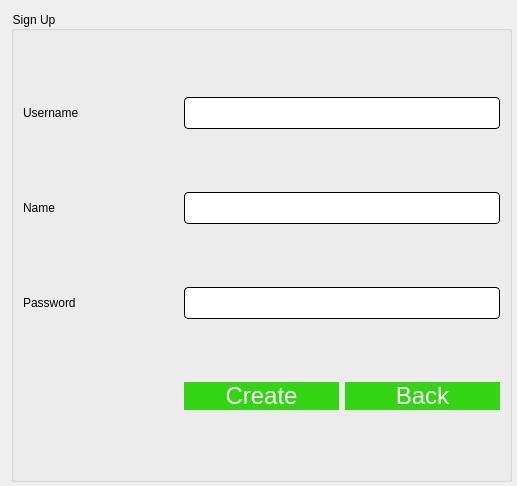
<?xml version="1.0" encoding="UTF-8"?>
<ui version="4.0">
 <class>signUp</class>
 <widget class="QDialog" name="signUp">
  <property name="geometry">
   <rect>
    <x>0</x>
    <y>0</y>
    <width>517</width>
    <height>486</height>
   </rect>
  </property>
  <property name="windowTitle">
   <string>Dialog</string>
  </property>
  <widget class="QGroupBox" name="groupBox">
   <property name="geometry">
    <rect>
     <x>11</x>
     <y>11</y>
     <width>501</width>
     <height>471</height>
    </rect>
   </property>
   <property name="styleSheet">
    <string notr="true">font: 16pt &quot;Comic Sans MS&quot;;
border-color: rgb(196, 178, 255);
border-color: rgb(170, 0, 255);
color: rgb(0, 0, 0);</string>
   </property>
   <property name="title">
    <string>Sign Up</string>
   </property>
   <layout class="QGridLayout" name="gridLayout">
    <item row="2" column="0">
     <widget class="QLabel" name="label_3">
      <property name="styleSheet">
       <string notr="true">font: 10pt &quot;Comic Sans MS&quot;;</string>
      </property>
      <property name="text">
       <string>Password</string>
      </property>
     </widget>
    </item>
    <item row="3" column="2">
     <widget class="QPushButton" name="backButton">
      <property name="styleSheet">
       <string notr="true">QPushButton{
border-radius:15px;
padding : 0 4px;
background: #33D413;
border -radius:10px;
color: rgb(255, 255, 255);
font: 24px
}
QPushButton:hover:!pressed

{
background:#4f85e2;
}
QToolButton
{

border-radius:10px;
bacground:red;
color:red;
}

QPushButton:pressed
{
              font-size: 19px;
              transition: 0.9s; 
}</string>
      </property>
      <property name="text">
       <string>Back</string>
      </property>
     </widget>
    </item>
    <item row="3" column="1">
     <widget class="QPushButton" name="createButton">
      <property name="styleSheet">
       <string notr="true">QPushButton{
border-radius:15px;
padding : 0 4px;
background: #33D413;
border -radius:10px;
color: rgb(255, 255, 255);
font: 24px
}
QPushButton:hover:!pressed

{
background:#4f85e2;
}
QToolButton
{

border-radius:10px;
bacground:red;
color:red;
}

QPushButton:pressed
{
              font-size: 19px;
              transition: 0.9s; 
}</string>
      </property>
      <property name="text">
       <string>Create</string>
      </property>
     </widget>
    </item>
    <item row="0" column="0">
     <widget class="QLabel" name="label">
      <property name="styleSheet">
       <string notr="true">font: 10pt &quot;Comic Sans MS&quot;;</string>
      </property>
      <property name="text">
       <string>Username</string>
      </property>
     </widget>
    </item>
    <item row="0" column="1" colspan="2">
     <widget class="QLineEdit" name="username">
      <property name="styleSheet">
       <string notr="true">QLineEdit{
	background-color: rgb(255, 255, 255);
	 border: 1px  solid;
     border-radius: 4px;
	font: 24px
}</string>
      </property>
     </widget>
    </item>
    <item row="1" column="0">
     <widget class="QLabel" name="label_2">
      <property name="styleSheet">
       <string notr="true">font: 10pt &quot;Comic Sans MS&quot;;</string>
      </property>
      <property name="text">
       <string>Name</string>
      </property>
     </widget>
    </item>
    <item row="1" column="1" colspan="2">
     <widget class="QLineEdit" name="name">
      <property name="styleSheet">
       <string notr="true">QLineEdit{
	background-color: rgb(255, 255, 255);
	 border: 1px  solid;
     border-radius: 4px;
	font: 24px
}</string>
      </property>
     </widget>
    </item>
    <item row="2" column="1" colspan="2">
     <widget class="QLineEdit" name="password">
      <property name="styleSheet">
       <string notr="true">QLineEdit{
	background-color: rgb(255, 255, 255);
	 border: 1px  solid;
     border-radius: 4px;
	font: 24px
}</string>
      </property>
      <property name="inputMethodHints">
       <set>Qt::ImhHiddenText|Qt::ImhNoAutoUppercase|Qt::ImhNoPredictiveText|Qt::ImhSensitiveData</set>
      </property>
      <property name="text">
       <string/>
      </property>
      <property name="echoMode">
       <enum>QLineEdit::Password</enum>
      </property>
     </widget>
    </item>
   </layout>
  </widget>
 </widget>
 <resources/>
 <connections/>
</ui>
